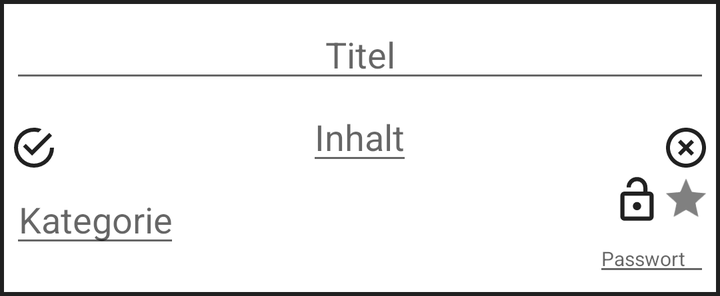
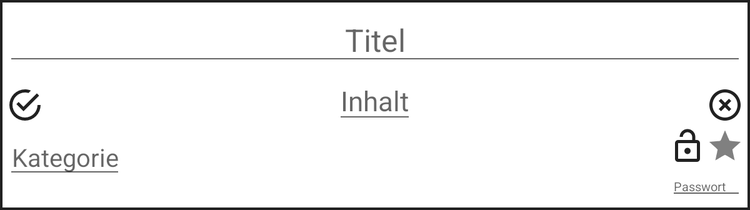

Compare how this app lays out the same screen by default and in its alternative resource folder. The renders come first, then the two layout files and the values they reference.
<!-- AndroidManifest.xml: application theme AppTheme -->
<!-- res/layout/shortcut_newmemo.xml -->
<?xml version="1.0" encoding="utf-8"?>
<RelativeLayout xmlns:android="http://schemas.android.com/apk/res/android"
    xmlns:app="http://schemas.android.com/apk/res-auto"
    android:id="@+id/relativeLayout"
    android:layout_width="wrap_content"
    android:layout_height="wrap_content"
    android:layout_centerInParent="true"
    android:layout_gravity="center"
    android:background="@drawable/card">


        <ImageView
            android:id="@+id/imageView8"
            android:layout_width="24dp"
            android:layout_height="24dp"
            android:layout_below="@+id/editText3"
            android:layout_alignParentEnd="true"
            app:srcCompat="@drawable/stargrey" />

        <ImageView
            android:id="@+id/imageView6"
            android:layout_width="24dp"
            android:layout_height="24dp"
            android:layout_alignParentEnd="true"
            android:layout_centerVertical="true"
            app:srcCompat="@drawable/close_circle_outline" />

        <ImageView
            android:id="@+id/imageView4"
            android:layout_width="24dp"
            android:layout_height="24dp"
            android:layout_centerVertical="true"
            app:srcCompat="@drawable/checkbox_marked_circle_outline" />

        <EditText
            android:id="@+id/editText3"
            android:layout_width="wrap_content"
            android:layout_height="wrap_content"
            android:layout_below="@+id/editText"
            android:layout_centerHorizontal="true"
            android:layout_marginLeft="30dp"
            android:layout_marginRight="30dp"
            android:gravity="center"
            android:hint="@string/content"
            android:inputType="textMultiLine"
            android:maxHeight="300dp"
            android:textColor="?android:attr/textColorPrimary"  />

        <EditText
            android:id="@+id/editText"
            android:layout_width="wrap_content"
            android:layout_height="wrap_content"
            android:layout_alignParentStart="true"
            android:layout_alignParentTop="true"
            android:layout_alignParentEnd="true"
            android:gravity="center"
            android:hint="@string/title"
            android:inputType="text"
            android:textColor="@color/colorAccent" />

        <AutoCompleteTextView
            android:id="@+id/editText2"
            android:layout_width="wrap_content"
            android:layout_height="wrap_content"
            android:layout_below="@+id/editText3"
            android:layout_alignParentStart="false"
            android:layout_alignParentTop="false"
            android:gravity="center"
            android:hint="@string/categorie"
            android:textColor="?android:attr/textColorSecondary"
            android:inputType="text|textAutoComplete" />

        <ImageView
            android:id="@+id/imageView13"
            android:layout_width="25dp"
            android:layout_height="25dp"
            android:layout_below="@+id/editText3"
            android:layout_alignBaseline="@+id/imageView8"
            android:layout_toStartOf="@+id/imageView8"
            app:srcCompat="@drawable/lock_open_outline" />

        <EditText
            android:id="@+id/editText4"
            android:layout_width="wrap_content"
            android:layout_height="wrap_content"
            android:layout_below="@+id/imageView13"
            android:layout_alignParentEnd="true"
            android:hint="@string/password"
            android:inputType="textPassword"
            android:maxEms="10"
            android:minEms="5"
            android:textColor="?android:attr/textColorPrimary"
            android:textSize="10sp" />


</RelativeLayout>
<!-- resources referenced by this layout -->
<resources>
  <color name="colorAccent">#007B17</color>
  <!-- drawable card (drawable) -->
  <?xml version="1.0" encoding="utf-8"?>
  <selector xmlns:android="http://schemas.android.com/apk/res/android">
  <item>
      <shape>
          <solid android:color="@color/wbackground"/>
          <stroke android:width="2dp" android:color="@color/textColorReference"/>
          <corners android:radius="0dp"/>
          <padding android:bottom="5dp" android:left="5dp" android:right="5dp" android:top="5dp"/>
  
      </shape>
  </item>
  </selector>
  <!-- drawable checkbox_marked_circle_outline (drawable) -->
  <vector xmlns:android="http://schemas.android.com/apk/res/android"
      android:height="24dp"
      android:width="24dp"
      android:viewportWidth="24"
      android:viewportHeight="24">
      <path android:fillColor="@color/textColorReference" android:pathData="M20,12A8,8 0 0,1 12,20A8,8 0 0,1 4,12A8,8 0 0,1 12,4C12.76,4 13.5,4.11 14.2,4.31L15.77,2.74C14.61,2.26 13.34,2 12,2A10,10 0 0,0 2,12A10,10 0 0,0 12,22A10,10 0 0,0 22,12M7.91,10.08L6.5,11.5L11,16L21,6L19.59,4.58L11,13.17L7.91,10.08Z" />
  </vector>
  <!-- drawable close_circle_outline (drawable) -->
  <vector xmlns:android="http://schemas.android.com/apk/res/android"
      android:height="24dp"
      android:width="24dp"
      android:viewportWidth="24"
      android:viewportHeight="24">
      <path android:fillColor="@color/textColorReference" android:pathData="M12,20C7.59,20 4,16.41 4,12C4,7.59 7.59,4 12,4C16.41,4 20,7.59 20,12C20,16.41 16.41,20 12,20M12,2C6.47,2 2,6.47 2,12C2,17.53 6.47,22 12,22C17.53,22 22,17.53 22,12C22,6.47 17.53,2 12,2M14.59,8L12,10.59L9.41,8L8,9.41L10.59,12L8,14.59L9.41,16L12,13.41L14.59,16L16,14.59L13.41,12L16,9.41L14.59,8Z" />
  </vector>
  <!-- drawable lock_open_outline (drawable) -->
  <vector xmlns:android="http://schemas.android.com/apk/res/android"
      android:height="24dp"
      android:width="24dp"
      android:viewportWidth="24"
      android:viewportHeight="24">
      <path android:fillColor="@color/textColorReference" android:pathData="M18,20V10H6V20H18M18,8A2,2 0 0,1 20,10V20A2,2 0 0,1 18,22H6C4.89,22 4,21.1 4,20V10A2,2 0 0,1 6,8H15V6A3,3 0 0,0 12,3A3,3 0 0,0 9,6H7A5,5 0 0,1 12,1A5,5 0 0,1 17,6V8H18M12,17A2,2 0 0,1 10,15A2,2 0 0,1 12,13A2,2 0 0,1 14,15A2,2 0 0,1 12,17Z" />
  </vector>
  <string name="categorie">Kategorie</string>
  <string name="content">Inhalt</string>
  <string name="password">Passwort</string>
  <string name="title">Titel</string>
  <style name="AppTheme" parent="Theme.AppCompat.DayNight.DarkActionBar">
          
          <item name="colorPrimary">@color/colorPrimary</item>
          <item name="colorPrimaryDark">@color/colorPrimary</item>
          <item name="colorAccent">@color/colorAccent</item>
          <item name="windowActionBar">false</item>
          <item name="windowNoTitle">true</item>
      </style>
  <color name="wbackground">?attr/colorBackgroundFloating</color>
  <color name="textColorReference">?android:attr/textColorPrimary</color>
  <color name="colorPrimary">#007b17</color>
</resources>
<!-- res/layout-sw600dp/shortcut_newmemo.xml (the repository's variant of the layout above) -->
<!-- drawn on a 7-inch tablet held upright -->
<?xml version="1.0" encoding="utf-8"?>
<RelativeLayout xmlns:android="http://schemas.android.com/apk/res/android"
    xmlns:app="http://schemas.android.com/apk/res-auto"
    xmlns:tools="http://schemas.android.com/tools"
    android:id="@+id/relativeLayout"
    android:layout_width="wrap_content"
    android:layout_height="wrap_content"
    android:layout_gravity="center"
    android:background="@drawable/card">


        <ImageView
            android:id="@+id/imageView8"
            android:layout_width="30dp"
            android:layout_height="30dp"
            android:layout_below="@+id/editText3"
            android:layout_alignParentEnd="true"
            app:srcCompat="@drawable/stargrey" />

        <ImageView
            android:id="@+id/imageView6"
            android:layout_width="30dp"
            android:layout_height="30dp"
            android:layout_alignParentEnd="true"
            android:layout_centerVertical="true"
            app:srcCompat="@drawable/close_circle_outline" />

        <ImageView
            android:id="@+id/imageView4"
            android:layout_width="30dp"
            android:layout_height="30dp"
            android:layout_centerVertical="true"
            app:srcCompat="@drawable/checkbox_marked_circle_outline" />

        <EditText
            android:id="@+id/editText3"
            android:layout_width="wrap_content"
            android:layout_height="wrap_content"
            android:layout_below="@+id/editText"
            android:layout_centerHorizontal="true"
            android:layout_marginLeft="30dp"
            android:layout_marginRight="30dp"
            android:gravity="center"
            android:hint="Inhalt"
            android:inputType="textMultiLine"
            android:maxHeight="300dp"
            android:textColor="?android:attr/textColorPrimary"
            android:textSize="22sp" />

        <EditText
            android:id="@+id/editText"
            android:layout_width="wrap_content"
            android:layout_height="wrap_content"
            android:layout_alignParentStart="true"
            android:layout_alignParentTop="true"
            android:layout_alignParentEnd="true"
            android:gravity="center"
            android:hint="Titel"
            android:inputType="text"
            android:textColor="@color/colorAccent"
            android:textSize="25sp" />

        <AutoCompleteTextView
            android:id="@+id/editText2"
            android:layout_width="wrap_content"
            android:layout_height="wrap_content"
            android:layout_below="@+id/editText3"
            android:layout_alignParentStart="false"
            android:layout_alignParentTop="false"
            android:gravity="center"
            android:textColor="?android:attr/textColorSecondary"
            android:hint="Kategorie"
            android:inputType="text|textAutoComplete"
            android:textSize="20sp" />

        <ImageView
            android:id="@+id/imageView12"
            android:layout_width="30dp"
            android:layout_height="30dp"
            android:layout_below="@+id/editText3"
            android:layout_alignBaseline="@+id/imageView8"
            android:layout_toStartOf="@+id/imageView8"
            app:srcCompat="@drawable/lock_open_outline" />

        <EditText
            android:id="@+id/editText4"
            android:layout_width="wrap_content"
            android:layout_height="wrap_content"
            android:layout_below="@+id/imageView12"
            android:layout_alignParentEnd="true"
            android:hint="Passwort"
            android:inputType="textPassword"
            android:maxEms="10"
            android:minEms="5"
            android:textColor="?android:attr/textColorPrimary"
            android:textSize="10sp" />


</RelativeLayout>
<!-- resources referenced by the variant -->
<!-- as a 7-inch tablet held upright resolves them -->
<resources>
  <color name="colorAccent">#007B17</color>
  <!-- drawable card (drawable) -->
  <?xml version="1.0" encoding="utf-8"?>
  <selector xmlns:android="http://schemas.android.com/apk/res/android">
  <item>
      <shape>
          <solid android:color="@color/wbackground"/>
          <stroke android:width="2dp" android:color="@color/textColorReference"/>
          <corners android:radius="0dp"/>
          <padding android:bottom="5dp" android:left="5dp" android:right="5dp" android:top="5dp"/>
  
      </shape>
  </item>
  </selector>
  <!-- drawable checkbox_marked_circle_outline (drawable) -->
  <vector xmlns:android="http://schemas.android.com/apk/res/android"
      android:height="24dp"
      android:width="24dp"
      android:viewportWidth="24"
      android:viewportHeight="24">
      <path android:fillColor="@color/textColorReference" android:pathData="M20,12A8,8 0 0,1 12,20A8,8 0 0,1 4,12A8,8 0 0,1 12,4C12.76,4 13.5,4.11 14.2,4.31L15.77,2.74C14.61,2.26 13.34,2 12,2A10,10 0 0,0 2,12A10,10 0 0,0 12,22A10,10 0 0,0 22,12M7.91,10.08L6.5,11.5L11,16L21,6L19.59,4.58L11,13.17L7.91,10.08Z" />
  </vector>
  <!-- drawable close_circle_outline (drawable) -->
  <vector xmlns:android="http://schemas.android.com/apk/res/android"
      android:height="24dp"
      android:width="24dp"
      android:viewportWidth="24"
      android:viewportHeight="24">
      <path android:fillColor="@color/textColorReference" android:pathData="M12,20C7.59,20 4,16.41 4,12C4,7.59 7.59,4 12,4C16.41,4 20,7.59 20,12C20,16.41 16.41,20 12,20M12,2C6.47,2 2,6.47 2,12C2,17.53 6.47,22 12,22C17.53,22 22,17.53 22,12C22,6.47 17.53,2 12,2M14.59,8L12,10.59L9.41,8L8,9.41L10.59,12L8,14.59L9.41,16L12,13.41L14.59,16L16,14.59L13.41,12L16,9.41L14.59,8Z" />
  </vector>
  <!-- drawable lock_open_outline (drawable) -->
  <vector xmlns:android="http://schemas.android.com/apk/res/android"
      android:height="24dp"
      android:width="24dp"
      android:viewportWidth="24"
      android:viewportHeight="24">
      <path android:fillColor="@color/textColorReference" android:pathData="M18,20V10H6V20H18M18,8A2,2 0 0,1 20,10V20A2,2 0 0,1 18,22H6C4.89,22 4,21.1 4,20V10A2,2 0 0,1 6,8H15V6A3,3 0 0,0 12,3A3,3 0 0,0 9,6H7A5,5 0 0,1 12,1A5,5 0 0,1 17,6V8H18M12,17A2,2 0 0,1 10,15A2,2 0 0,1 12,13A2,2 0 0,1 14,15A2,2 0 0,1 12,17Z" />
  </vector>
  <!-- drawable stargrey (drawable) -->
  <vector xmlns:android="http://schemas.android.com/apk/res/android"
      android:width="0.853333dp"
      android:height="0.853333dp"
      android:viewportWidth="256"
      android:viewportHeight="256">
    <path
        android:pathData="M127,21C127,21 106.15,71 106.15,71 104.41,75.07 99.48,88.09 96.61,90.4 93.85,92.63 80.2,92.77 76,93.17 76,93.17 42,96.17 42,96.17 42,96.17 21,98 21,98 21,98 36,112.58 36,112.58 36,112.58 64,136.85 64,136.85 64,136.85 77.52,150.04 77.52,150.04 77.52,150.04 73.65,171 73.65,171 73.65,171 62,224 62,224 62,224 80,214.2 80,214.2 80,214.2 109,196.8 109,196.8 109,196.8 128,186.39 128,186.39 128,186.39 147,196.6 147,196.6 147,196.6 177,214.8 177,214.8 177,214.8 194,224 194,224 194,224 182,170 182,170 182,170 178.48,150.01 178.48,150.01 178.48,150.01 192,136.85 192,136.85 192,136.85 220,112.58 220,112.58 220,112.58 235,98 235,98 235,98 215,96.17 215,96.17 215,96.17 180,93.17 180,93.17 180,93.17 159.39,90.4 159.39,90.4 159.39,90.4 149.58,70 149.58,70 149.58,70 129,21 129,21 129,21 127,21 127,21Z"
        android:fillColor="#808080"/>
  </vector>
  <style name="AppTheme" parent="Theme.AppCompat.DayNight.DarkActionBar">
          
          <item name="colorPrimary">@color/colorPrimary</item>
          <item name="colorPrimaryDark">@color/colorPrimary</item>
          <item name="colorAccent">@color/colorAccent</item>
          <item name="windowActionBar">false</item>
          <item name="windowNoTitle">true</item>
      </style>
  <color name="wbackground">?attr/colorBackgroundFloating</color>
  <color name="textColorReference">?android:attr/textColorPrimary</color>
  <color name="colorPrimary">#007b17</color>
</resources>
